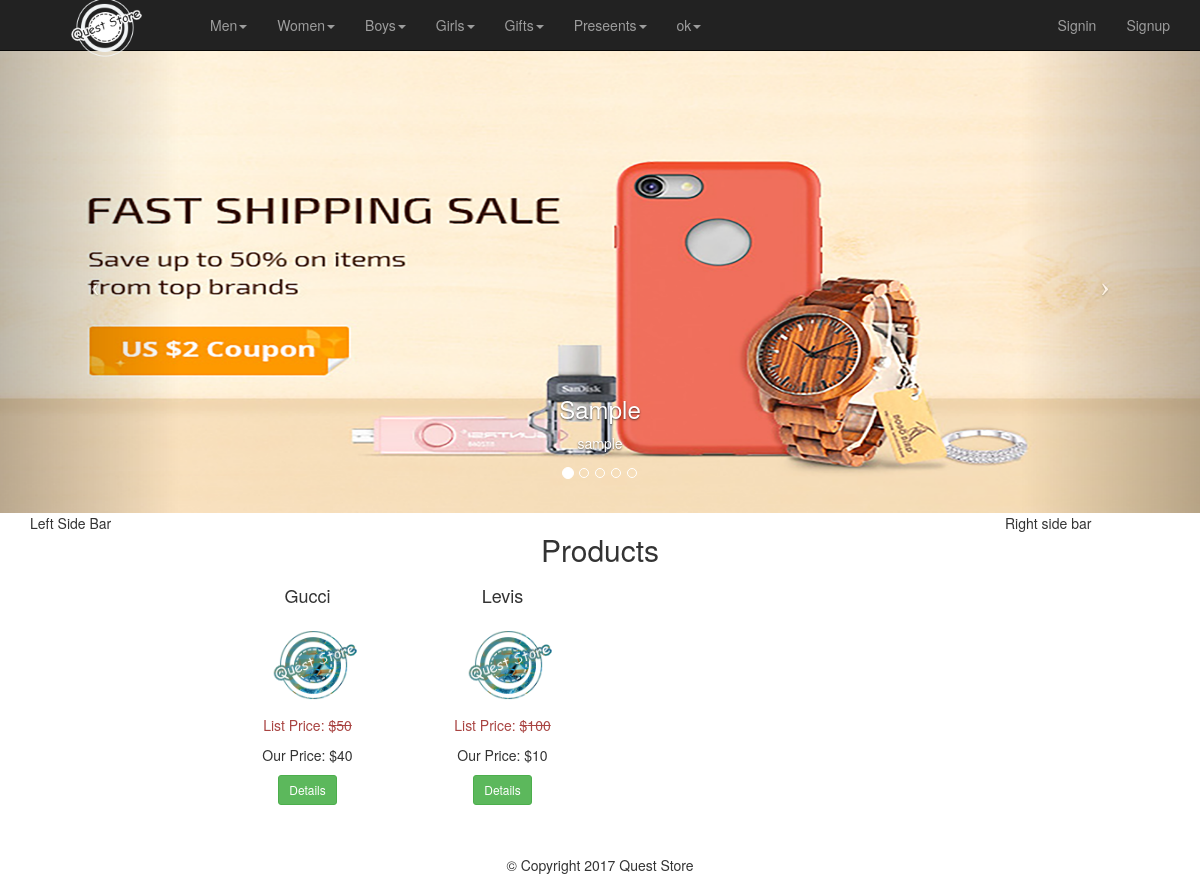
The page / on the database its author committed.
### tables this page shows
CREATE TABLE `categories` (
  `id` int(11) NOT NULL,
  `category` varchar(255) NOT NULL,
  `parent` int(11) NOT NULL DEFAULT '0'
);

CREATE TABLE `products` (
  `id` int(11) NOT NULL,
  `title` varchar(255) NOT NULL,
  `price` decimal(10,0) NOT NULL,
  `list_price` decimal(10,0) NOT NULL,
  `brand` int(11) NOT NULL,
  `categories` varchar(255) NOT NULL,
  `image` varchar(255) NOT NULL,
  `description` text NOT NULL,
  `featured` tinyint(4) NOT NULL DEFAULT '0',
  `sizes` text NOT NULL
);

### index.php (the view)
<?php
require_once 'core/init.php';
include 'includes/head.php';
include 'includes/navigation.php';
include 'includes/slider.php';
include 'includes/leftsidebar.php';
?>
<?php
$sql = "SELECT * FROM products WHERE featured = 1";
$featuredProducts = $db->query($sql);
?>
    <div class="col-md-8">
        <div class="row">
            <h2 class="text-center">Products</h2>
            <?php while ($products = mysqli_fetch_assoc($featuredProducts)){?>
            <div class="col-sm-3 text-center">
                <h4><?php echo $products['title']?></h4>
                <img src="<?php echo $products['image'];?>" alt="<?php echo $products['title']?>" class="img-thumb" />
                <p class="list-price text-danger">List Price: <s>$<?php echo $products['list_price'];?></s></p>
                <p class="price">Our Price: $<?php echo $products['price'];?></p>
                <button class="btn btn-sm btn-success" onclick="modalDetails(<?= $products['id'];?>)">Details</button>
            </div>
            <?php }?>
        </div>
    </div>
<?php
include 'includes/rightsidebar.php';
include 'includes/footer.php';
?>

### includes/head.php (shortened to what this page needs)
<!DOCTYPE html>
<html lang="en" xmlns="http://www.w3.org/1999/html">
<head>
    <link rel="stylesheet" type="text/css" href="css/bootstrap.css">
    <link rel="stylesheet" type="text/css" href="css/main.css">
</head>
<body>

### includes/navigation.php (shortened to what this page needs)
<?php
$sql  = "SELECT * FROM categories WHERE parent = 0";
$pquery = $db->query($sql);
?>
<nav class="navbar navbar-inverse navbar-fixed-top">
    <div class="container">
        <div class="navbar-header">
            <a href=""  class="navbar-brand"><img id=class="img-responsive2" src="images/logo.png" style="max-width: 150px; margin-top: -30px; "> </a>
        </div>
        <div class="collapse navbar-collapse" id="myNavbar">
            <div class="navbar-header">
                <ul class="nav navbar-nav">
                    <?php while ($parent = mysqli_fetch_assoc($pquery)) {?>
                    <li class="dropdown">
                        <a href="#" class="dropdown-toggle" data-toggle="dropdown"><?php echo $parent['category'];?><span class="caret"></span></a>
                </li>
                <?php }?>
            </div>
            <div class="navbar-header navbar-right">
                <ul class="nav navbar-nav">
                    <li><a href="">Signin</a> </li>
                    <li><a href="">Signup</a> </li>
                </ul>
            </div>
        </div>
    </div>
</nav>

### includes/slider.php (shortened to what this page needs)
<div id="carousel" class="carousel slide">
    <ol class="carousel-indicators">
        <li data-target="#carousel" data-slide-to="0" class="active"></li>
        <li data-target="#carousel" data-slide-to="1" ></li>
        <li data-target="#carousel" data-slide-to="2" ></li>
        <li data-target="#carousel" data-slide-to="3" ></li>
        <li data-target="#carousel" data-slide-to="4" ></li>
    </ol>
    <div class="carousel-inner">
        <div class="item active">
            <img src="images/slider/23.png" alt="sample" class="img-responsive">
            <div class="carousel-caption">
                <h3>Sample</h3>
                <p>sample </p>
            </div>
        </div>
    </div>
    <a class="carousel-control left" href="#carousel" data-slide="prev">
        <span class="icon-prev"></span>
    </a>
    <a class="carousel-control right" href="#carousel" data-slide="next">
        <span class="icon-next"></span>
    </a>
</div>
<div class="container-fluid">

### includes/leftsidebar.php (shortened to what this page needs)
<div class="col-md-2">Left Side Bar</div>

### includes/rightsidebar.php (shortened to what this page needs)
<div class="col-md-2">Right side bar</div>

### includes/footer.php (shortened to what this page needs)
</div>
<footer class="text-center" id="footer">&copy; Copyright 2017 Quest Store</footer>
</body>
</html>

### css/main.css (style rules this page uses)
body { padding-top: 50px; }
.img-thumb { width:auto; height: 100px; }
#footer { margin-top: 50px; }

### rows shown on the page
categories: category "Men"
categories: category "Women"
categories: category "Boys"
categories: category "Girls"
categories: category "Gifts"
categories: category "Preseents"
categories: category "ok"
products: title "Gucci", image (picture), list_price "50", price "40"
products: title "Levis", image (picture), list_price "100", price "10"
